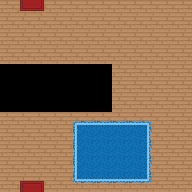

This game map was drawn from its Tiled (.tmx) file and the tilesets committed beside it. A one-line description and the full map source follow:
An orthogonal 12x12 tile map with 16x16 px tiles, 2 tile layers (underterrain, terrain) and 9 objects.

<map version="1.0" orientation="orthogonal" renderorder="right-down" width="12" height="12" tilewidth="16" tileheight="16" nextobjectid="16">
 <tileset firstgid="1" name="tileset" tilewidth="16" tileheight="16" tilecount="100" columns="10">
  <image source="../tileset.png" width="160" height="160" />
 </tileset>
 <layer name="underterrain" width="12" height="12">
  <data encoding="csv">
0,18,18,0,0,0,0,0,0,0,0,0,
0,0,0,0,0,0,0,0,0,0,0,0,
0,0,0,0,0,0,0,0,0,0,0,0,
0,0,0,0,0,0,0,0,0,0,0,0,
0,0,0,0,0,0,0,0,0,0,0,0,
0,0,0,0,0,0,0,0,0,0,0,0,
0,0,0,0,0,0,0,0,0,0,0,0,
0,0,0,0,18,18,18,18,18,18,0,0,
0,0,0,0,18,0,0,0,0,18,0,0,
0,0,0,0,18,0,0,0,0,18,0,0,
0,0,0,0,18,0,0,0,0,18,0,0,
0,18,18,0,18,18,18,18,18,18,0,0
</data>
 </layer>
 <layer name="terrain" width="12" height="12">
  <data encoding="csv">
18,1073741843,3221225491,18,18,18,18,18,18,18,18,18,
18,18,18,18,18,18,18,18,18,18,18,18,
18,18,18,18,18,18,18,18,18,18,18,18,
18,18,18,18,18,18,18,18,18,18,18,18,
1,1,1,1,1,1,1,18,18,18,18,18,
1,1,1,1,1,1,1,18,18,18,18,18,
1,1,1,1,1,1,1,18,18,18,18,18,
18,18,18,18,21,22,22,22,22,2147483669,18,18,
18,18,18,18,536870934,20,20,20,20,3758096406,18,18,
18,18,18,18,536870934,20,20,20,20,3758096406,18,18,
18,18,18,18,536870934,20,20,20,20,3758096406,18,18,
18,19,2147483667,18,1073741845,1073741846,1073741846,1073741846,1073741846,3221225493,18,18
</data>
 </layer>
 <objectgroup name="objects">
  <object id="1" gid="9" x="0" y="128" width="16" height="16" />
  <object id="2" gid="9" x="0" y="192" width="16" height="16" />
  <object id="3" gid="9" x="48" y="192" width="16" height="16" />
  <object id="4" gid="9" x="176" y="192" width="16" height="16" />
  <object id="5" gid="9" x="176" y="16" width="16" height="16" />
  <object id="6" gid="9" x="0" y="16" width="16" height="16" />
  <object id="7" gid="9" x="0" y="64" width="16" height="16" />
 </objectgroup>
 <objectgroup name="buildings">
  <object id="8" x="16" y="176" width="32" height="16">
   <properties>
    <property name="door-id" value="-1" />
    <property name="door-orientation" value="N" />
   </properties>
  </object>
  <object id="15" x="16" y="0" width="32" height="16">
   <properties>
    <property name="door-id" value="1" />
    <property name="door-orientation" value="S" />
    <property name="door-world" value="single_upstairs" />
    <property name="world-share-source" value="farm" />
   </properties>
  </object>
 </objectgroup>
</map>
